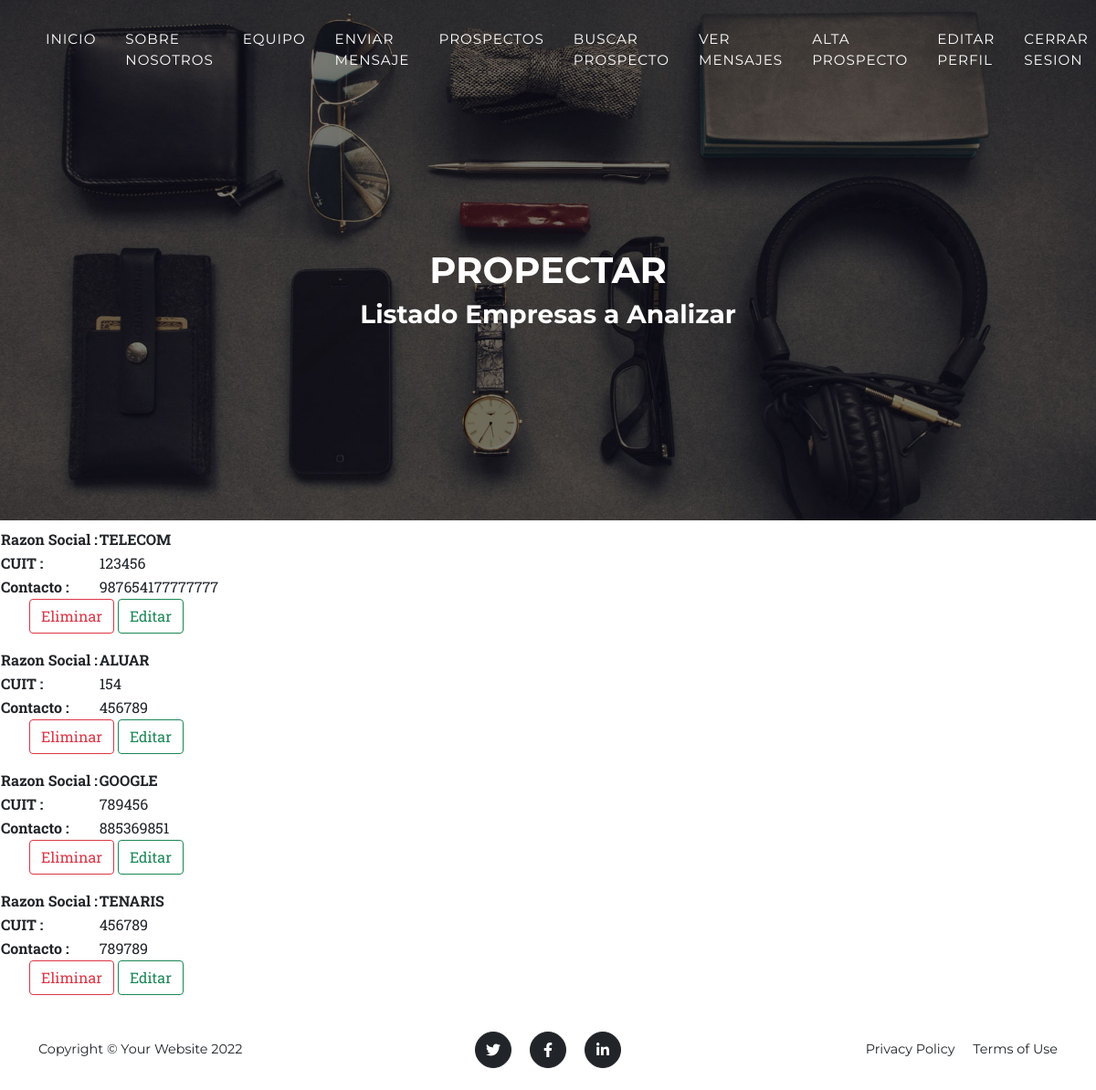
The page /AppAlta/prospectoMostrar/ (signed in) on the database its author committed.
### AppAlta/models.py (models this page shows, shortened)
class EmpresaServicio (models.Model):
    empresa = models.CharField(max_length=50)
    cuit = models.IntegerField()
    email = models.EmailField()
    telefono = models.IntegerField()
    direccion = models.CharField(max_length=50)

### AppAlta/views.py (the view)
@login_required
def prospectoMostrar (request):
    prospecto = EmpresaServicio.objects.all()
    return render (request, "prospectos.html", {"prospecto": prospecto})

### AppAlta/templates/prospectos.html (shortened to what this page needs)
{% extends "padre.html" %}
{% load static %}
{% block titulo %}
<h1> PROPECTAR </h1>
<h3> Listado Empresas a Analizar </h3>
{% endblock %}
{% block contenido_que_cambia %}
    {% for empresaServicio in prospecto %}
    <table>
        <tr>
            <td><strong>Razon Social : </strong></td>
                <td>
                    <strong> {{ empresaServicio.empresa }}</strong>
                </td>
        </tr>
        <tr>
            <td><strong>CUIT : </strong></td>
                <td>
                    {{ empresaServicio.cuit }}
                </td>
        </tr>
        <tr>
            <td><strong>Contacto : </strong></td>
                <td>
                    {{ empresaServicio.telefono }}
                </td>
        </tr>
    </table>
    <ul>
        <a class="btn btn-outline-danger" href="{% url 'eliminarProspecto' empresaServicio.id %}">Eliminar</a>
        <a class="btn btn-outline-success" href="{% url 'editarProspecto' empresaServicio.id %}">Editar</a>
    </ul>
    {% endfor %}
{% endblock %}

### rows shown on the page
EmpresaServicio: empresa "TELECOM", cuit "123456", telefono "987654177777777"
EmpresaServicio: empresa "ALUAR", cuit "154", telefono "456789"
EmpresaServicio: empresa "GOOGLE", cuit "789456", telefono "885369851"
EmpresaServicio: empresa "TENARIS", cuit "456789", telefono "789789"
